Frame 1 (no input): blank canvas, image omitted
Frame 60 (the mouse pressed at the canvas centre just before this capture): blank canvas, image omitted
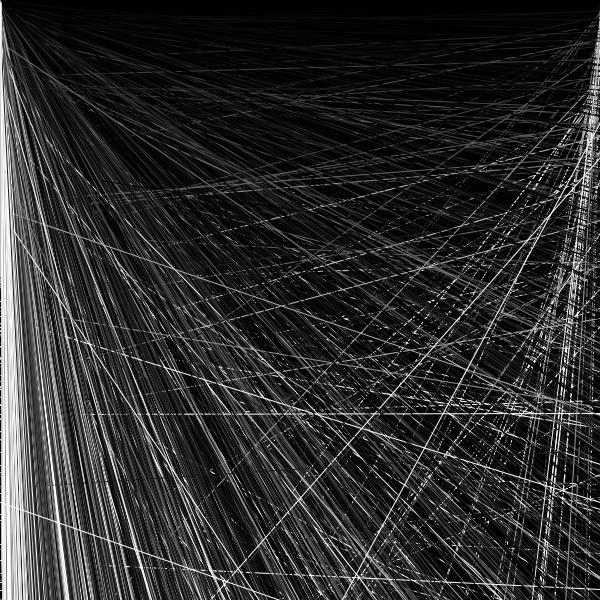
Frame 120 (the mouse held since frame 60 and released just before this capture)

The Processing sketch whose frames 1 and 60 were blank and that drew this single picture after the mouse press (run headless with seeded random() and noise(); from frame 60 on, the mouse is pressed at the canvas centre):

// Processing sketch: processing_46909
// ── processing_46909.pde


void setup(){
frameRate(20);
noCursor();
  size (600, 600);
background (0, 255);

  
}
void draw(){
for(int i=0; i<600; i++) {
  float r = random(i*mouseY/width);
  float r2 = random(mouseX);
  stroke(r*2);
  line(0, i/r2, width, i*r2);
}}
                
                
